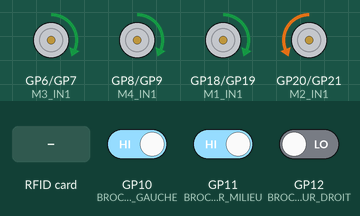
This program was run on a simulated Raspberry Pi Pico. Shown: motor-driver pin pairs drawn as motors (green arrow = first pin HIGH = forward, orange = second pin HIGH = backward, longer = more drive). The inputs (shaded band) are chosen by the test bench; at power-on: GP10 (BROCHE_CAPTEUR_GAUCHE) HIGH, GP12 (BROCHE_CAPTEUR_DROIT) LOW, GP11 (BROCHE_CAPTEUR_MILIEU) HIGH. What the program prints to the serial monitor is not drawn.

Above: at 1.2 s.
1.3 s: RFID card 5E 7A 19 C4 held to the reader
At 3.4 s:
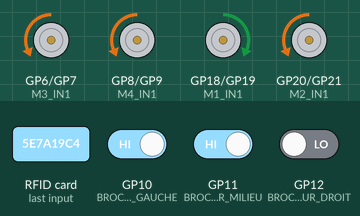
4.1 s: GP10 (BROCHE_CAPTEUR_GAUCHE) driven LOW
5.6 s: GP12 (BROCHE_CAPTEUR_DROIT) driven HIGH
At 6.1 s:
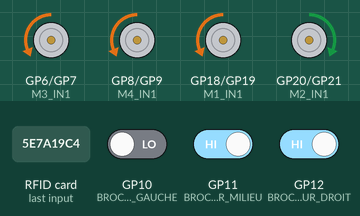
7.1 s: GP10 (BROCHE_CAPTEUR_GAUCHE) driven HIGH
At 8.1 s:
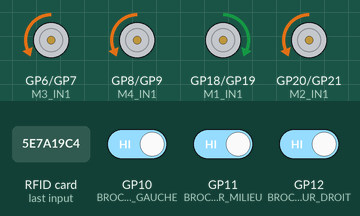
8.6 s: GP11 (BROCHE_CAPTEUR_MILIEU) driven LOW
10.1 s: GP10 (BROCHE_CAPTEUR_GAUCHE) driven LOW and GP12 (BROCHE_CAPTEUR_DROIT) driven LOW
At 11.1 s:
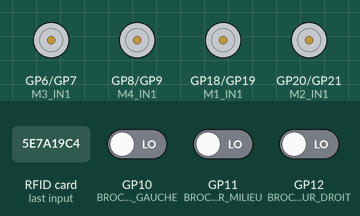
Timing chart, 0 to 12.6 s (numbered marks = the images above; inputs shaded):
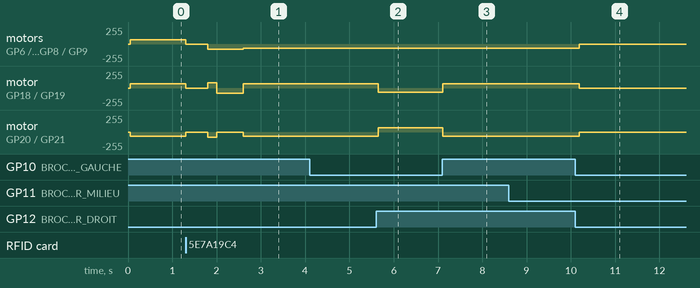

Measured:
- after the input at 1.3 s, motor on GP6 (M3_IN1) / GP7 (M3_IN2), motor on GP8 (M4_IN1) / GP9 (M4_IN2): forward 65/255 → stopped at once, → backward 80/255 0.50 s later, → backward 65/255 0.80 s later
- after the input at 4.1 s, every drawn part: stays the same
- after the input at 5.6 s, motor on GP18 (M1_IN1) / GP19 (M1_IN2): forward 65/255 → backward 65/255 after 0.05 s; motor on GP20 (M2_IN1) / GP21 (M2_IN2): backward 65/255 → forward 65/255 after 0.05 s
- after the input at 7.1 s, motor on GP18 (M1_IN1) / GP19 (M1_IN2): backward 65/255 → forward 65/255 at once; motor on GP20 (M2_IN1) / GP21 (M2_IN2): forward 65/255 → backward 65/255 at once
- after the input at 8.6 s, every drawn part: stays the same
- after the input at 10.1 s, motor on GP6 (M3_IN1) / GP7 (M3_IN2), motor on GP8 (M4_IN1) / GP9 (M4_IN2), motor on GP20 (M2_IN1) / GP21 (M2_IN2): backward 65/255 → stopped after 0.09 s; motor on GP18 (M1_IN1) / GP19 (M1_IN2): forward 65/255 → stopped after 0.09 s

The program:

main.cpp
```cpp
#include <Arduino.h>
#include <Wire.h>
#include <Adafruit_PN532.h>

// --- Configuration NFC ---
#define PN532_IRQ -1
#define PN532_RESET -1
Adafruit_PN532 nfc(PN532_IRQ, PN532_RESET);

// --- Déclaration des broches moteurs ---
const int M1_IN1 = 18;
const int M1_IN2 = 19; // Moteur avant gauche
const int M2_IN1 = 20;
const int M2_IN2 = 21; // Moteur arrière gauche
const int M3_IN1 = 6;
const int M3_IN2 = 7; // Moteur arrière droit
const int M4_IN1 = 8;
const int M4_IN2 = 9; // Moteur avant droit

// --- Vitesses moteurs ---
const int VITESSE = 65; // Augmenté pour meilleure réactivité
const int VITESSE_TOURNE = 80;
const int VITESSE_CORRECTION = 65; // Augmenté proportionnellement

// --- Déclaration des capteurs IR ---
const int BROCHE_CAPTEUR_GAUCHE = 10;
const int BROCHE_CAPTEUR_MILIEU = 11;
const int BROCHE_CAPTEUR_DROIT = 12;

// --- États logiques des capteurs ---
const int DETECTE = 1;     // Noir détecté (ligne)
const int NON_DETECTE = 0; // Blanc (pas de ligne)

// --- Variables de contrôle ---
bool nfcInitialise = false;
unsigned long derniereLectureNFC = 0;
const unsigned long INTERVALLE_NFC = 2000; // Réduit à 2 secondes
int dernierEtatCapteurs = -1;
bool debugMode = true;
bool nfcEnCours = false;
unsigned long dernierChangementEtat = 0;
const unsigned long DELAI_RECUPERATION = 500; // Délai avant arrêt si ligne perdue
unsigned long derniereMesure = 0;
const unsigned long INTERVALLE_MESURE = 10; // Intervalle minimum entre mesures

void initialiser_moteurs()
{

    pinMode(M1_IN1, OUTPUT);
    pinMode(M1_IN2, OUTPUT);
    pinMode(M2_IN1, OUTPUT);
    pinMode(M2_IN2, OUTPUT);
    pinMode(M3_IN1, OUTPUT);
    pinMode(M3_IN2, OUTPUT);
    pinMode(M4_IN1, OUTPUT);
    pinMode(M4_IN2, OUTPUT);

    // Assurer que tous les moteurs sont arrêtés au démarrage
    analogWrite(M1_IN1, 0);
    analogWrite(M1_IN2, 0);
    analogWrite(M2_IN1, 0);
    analogWrite(M2_IN2, 0);
    analogWrite(M3_IN1, 0);
    analogWrite(M3_IN2, 0);
    analogWrite(M4_IN1, 0);
    analogWrite(M4_IN2, 0);
}

void initialiser_capteurs()
{
    pinMode(BROCHE_CAPTEUR_GAUCHE, INPUT);
    pinMode(BROCHE_CAPTEUR_MILIEU, INPUT);
    pinMode(BROCHE_CAPTEUR_DROIT, INPUT);
}

void initialiser_nfc()
{
    Wire.begin();
    nfc.begin();

    uint32_t versiondata = nfc.getFirmwareVersion();
    if (!versiondata)
    {
        if (Serial)
            Serial.println("[INIT] PN532 non détecté - Mode ligne seule");
        nfcInitialise = false;
        return;
    }

    nfc.SAMConfig();
    if (Serial)
        Serial.println("[INIT] PN532 prêt");
    nfcInitialise = true;
}

// --- Fonctions moteurs optimisées ---
void arreter()
{
    analogWrite(M1_IN1, 0);
    analogWrite(M1_IN2, 0);
    analogWrite(M2_IN1, 0);
    analogWrite(M2_IN2, 0);
    analogWrite(M3_IN1, 0);
    analogWrite(M3_IN2, 0);
    analogWrite(M4_IN1, 0);
    analogWrite(M4_IN2, 0);
}

void avancerToutDroit()
{
    analogWrite(M1_IN1, VITESSE);
    analogWrite(M1_IN2, 0);
    analogWrite(M2_IN1, 0);
    analogWrite(M2_IN2, VITESSE);
    analogWrite(M3_IN1, 0);
    analogWrite(M3_IN2, VITESSE);
    analogWrite(M4_IN1, 0);
    analogWrite(M4_IN2, VITESSE);
}

void corrigerDroiteLent()
{
    analogWrite(M1_IN1, VITESSE);
    analogWrite(M1_IN2, 0);
    analogWrite(M2_IN1, 0);
    analogWrite(M2_IN2, VITESSE);
    analogWrite(M3_IN1, VITESSE_CORRECTION);
    analogWrite(M3_IN2, 0);
    analogWrite(M4_IN1, VITESSE_CORRECTION);
    analogWrite(M4_IN2, 0);
}

void corrigerGaucheLent()
{
    analogWrite(M1_IN1, 0);
    analogWrite(M1_IN2, VITESSE_CORRECTION);
    analogWrite(M2_IN1, VITESSE_CORRECTION);
    analogWrite(M2_IN2, 0);
    analogWrite(M3_IN1, 0);
    analogWrite(M3_IN2, VITESSE);
    analogWrite(M4_IN1, 0);
    analogWrite(M4_IN2, VITESSE);
}

void tourneDroite()
{
    // Tourne sur place à droite
    analogWrite(M1_IN1, VITESSE_TOURNE);
    analogWrite(M1_IN2, 0); // Avant gauche
    analogWrite(M2_IN1, 0);
    analogWrite(M2_IN2, VITESSE_TOURNE); // Arrière gauche
    analogWrite(M3_IN1, 0);
    analogWrite(M3_IN2, 0); // Arriere droit
    analogWrite(M4_IN1, VITESSE_TOURNE);
    analogWrite(M4_IN2, 0); // Avant droit
}

void tourneGauche()
{
    // Tourne sur place à gauche
    analogWrite(M1_IN1, 0);
    analogWrite(M1_IN2, VITESSE_TOURNE); // Avant gauche
    analogWrite(M2_IN1, 0);
    analogWrite(M2_IN2, 0); // Arrière gauche
    analogWrite(M3_IN1, 0);
    analogWrite(M3_IN2, VITESSE_TOURNE); // Arrière droit
    analogWrite(M4_IN1, 0);
    analogWrite(M4_IN2, VITESSE_TOURNE); // Avant droit
}

void impulsion()
{
    analogWrite(M1_IN1, VITESSE_TOURNE);
    analogWrite(M1_IN2, 0);
    analogWrite(M2_IN1, 0);
    analogWrite(M2_IN2, VITESSE_TOURNE);
    analogWrite(M3_IN1, 0);
    analogWrite(M3_IN2, VITESSE_TOURNE);
    analogWrite(M4_IN1, 0);
    analogWrite(M4_IN2, VITESSE_TOURNE);
}

// --- Fonction NFC optimisée ---
void lireNFC()
{
    if (!nfcInitialise || nfcEnCours)
        return;

    nfcEnCours = true;
    uint8_t uid[7];
    uint8_t uidLength;

    if (nfc.readPassiveTargetID(PN532_MIFARE_ISO14443A, uid, &uidLength, 50))
    {
        Serial.print("[NFC] Tag détecté. UID: ");
        for (uint8_t i = 0; i < uidLength; i++)
        {
            if (uid[i] < 0x10)
                Serial.print("0");
            Serial.print(uid[i], HEX);
            Serial.print(" ");
        }
        Serial.println();

        arreter();
        delay(500);
        impulsion(); // Repart sur la ligne
        delay(200);
        // --- Tourner à gauche ---
        tourneGauche();
        delay(600); // Ajuste ce délai pour un vrai virage à 90°

        // --- Chercher la ligne après le virage ---
        while (
            digitalRead(BROCHE_CAPTEUR_DROIT) == NON_DETECTE &&
            digitalRead(BROCHE_CAPTEUR_MILIEU) == NON_DETECTE &&
            digitalRead(BROCHE_CAPTEUR_GAUCHE) == NON_DETECTE)
        {
            tourneGauche();
        }

        avancerToutDroit(); // Repart sur la ligne
    }

    nfcEnCours = false;
}

// --- Fonction de suivi de ligne améliorée ---
void suiviLigne()
{
    unsigned long maintenant = millis();
    if (maintenant - derniereMesure < INTERVALLE_MESURE)
        return;
    derniereMesure = maintenant;

    int capteurGauche = digitalRead(BROCHE_CAPTEUR_GAUCHE);
    int capteurMilieu = digitalRead(BROCHE_CAPTEUR_MILIEU);
    int capteurDroit = digitalRead(BROCHE_CAPTEUR_DROIT);

    int pattern = (capteurGauche << 2) | (capteurMilieu << 1) | capteurDroit;

    if (pattern != dernierEtatCapteurs)
    {
        dernierChangementEtat = maintenant;
        if (Serial && debugMode)
        {
            Serial.print("[CAPTEURS] ");
            Serial.print("Pattern: ");
            Serial.print(pattern, BIN);
            Serial.print(" → ");
        }

        switch (pattern)
        {
        case 0b010: // milieu détecté
            if (Serial)
                Serial.println("AVANCE");
            avancerToutDroit();
            break;
        case 0b011:
        case 0b001: // droite détectée
            if (Serial)
                Serial.println("LÉGÈRE CORRECTION GAUCHE");
            corrigerGaucheLent();
            break;
        case 0b110:
        case 0b100: // gauche détectée
            if (Serial)
                Serial.println("LÉGÈRE CORRECTION DROITE");
            corrigerDroiteLent();
            break;
        case 0b111: // tout noir
            if (Serial)
                Serial.println("STOP ou INTERSECTION");
            delay(1);
            avancerToutDroit(); // ou gérer virage/intersection
            break;
        case 0b000: // tout blanc
            if (Serial)
                Serial.println("PLUS DE LIGNE – RECUL ou STOP");
            delay(50);
            arreter();
            break;
        default:
            if (Serial)
                Serial.println("ÉTAT INCONNU");
            break;
        }

        dernierEtatCapteurs = pattern;
    }
}

void setup()
{
    Serial.begin(115200);

    initialiser_moteurs();
    initialiser_capteurs();
    delay(50); // Court délai de stabilisation
    initialiser_nfc();

    if (Serial)
    {
        Serial.println("[INIT] Système démarré");
        Serial.println("[INIT] Suivi de ligne + NFC actifs");
    }
}

void loop()
{
    suiviLigne(); // Priorité au suivi de ligne
    lireNFC();
    //    unsigned long maintenant = millis();
    //     if (maintenant - derniereLectureNFC >= INTERVALLE_NFC) {

    //         derniereLectureNFC = maintenant;
    //     }

    delay(10); // Délai minimal pour stabilité
}
```
